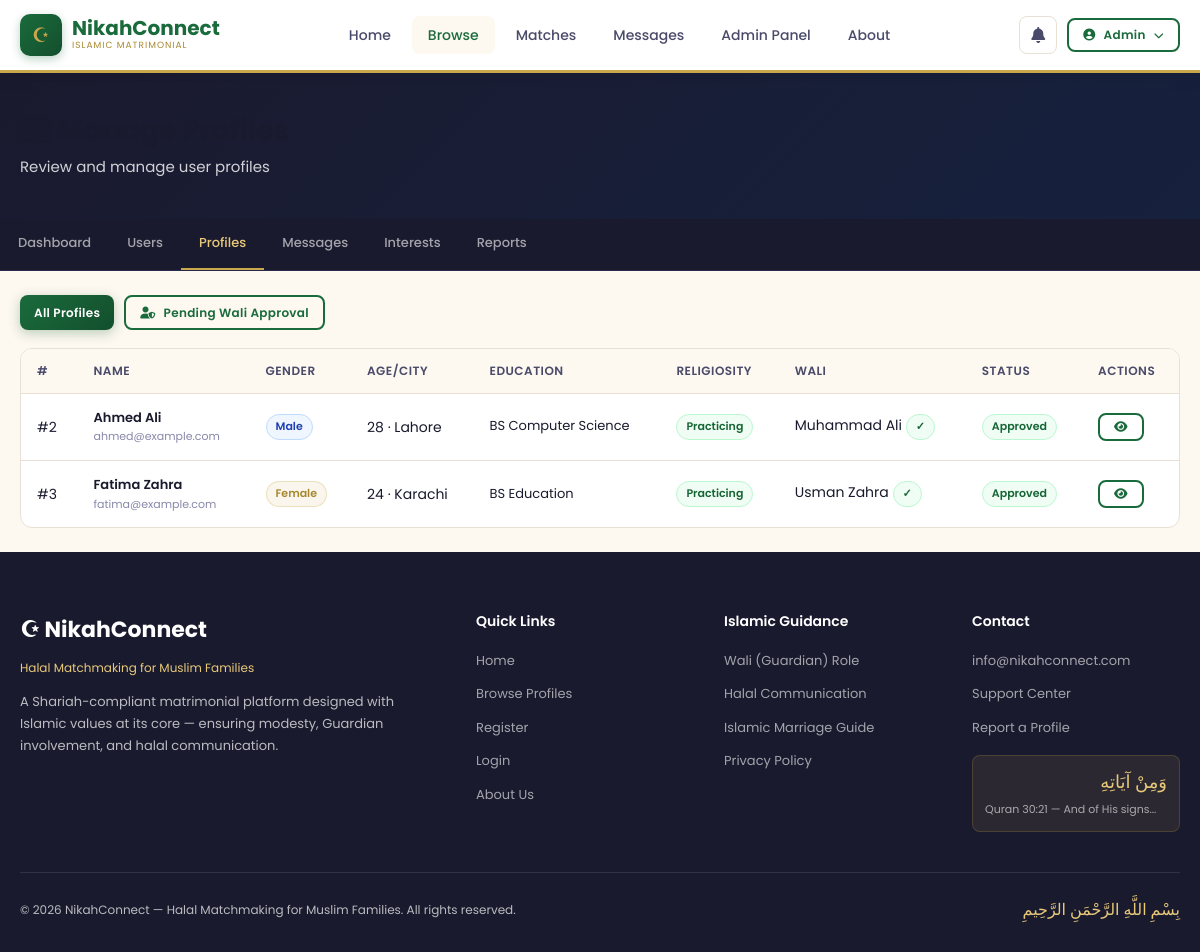
Screenshot of /admin/profiles.php (signed in) with the database file from the repository.
### tables this page shows
CREATE TABLE IF NOT EXISTS users (
    id INT AUTO_INCREMENT PRIMARY KEY,
    full_name VARCHAR(100) NOT NULL,
    email VARCHAR(150) UNIQUE NOT NULL,
    password VARCHAR(255) NOT NULL,
    gender ENUM('male', 'female') NOT NULL,
    role ENUM('user', 'wali', 'parent', 'admin') DEFAULT 'user',
     
    child_id INT NULL,
    guardian_relation VARCHAR(50) NULL,
    is_verified TINYINT(1) DEFAULT 0,
    is_active TINYINT(1) DEFAULT 1,
    profile_complete TINYINT(1) DEFAULT 0,
    created_at TIMESTAMP DEFAULT CURRENT_TIMESTAMP,
    updated_at TIMESTAMP DEFAULT CURRENT_TIMESTAMP ON UPDATE CURRENT_TIMESTAMP
);

CREATE TABLE IF NOT EXISTS profiles (
    id INT AUTO_INCREMENT PRIMARY KEY,
    user_id INT UNIQUE NOT NULL,
    age INT,
    date_of_birth DATE,
    city VARCHAR(100),
    country VARCHAR(100) DEFAULT 'Pakistan',
    marital_status ENUM('never_married', 'divorced', 'widowed') DEFAULT 'never_married',
    education VARCHAR(150),
    occupation VARCHAR(150),
    monthly_income VARCHAR(100),
    height VARCHAR(20),
    complexion VARCHAR(50),
    sect VARCHAR(100),
    religiosity ENUM('practicing', 'moderate', 'learning') DEFAULT 'moderate',
    prayers_per_day ENUM('5_times', '3_times', '1_time', 'occasionally') DEFAULT '5_times',
    hijab_niqab VARCHAR(50),
    beard VARCHAR(50),
    languages VARCHAR(200),
    family_type ENUM('joint', 'nuclear') DEFAULT 'nuclear',
    about_me TEXT,
    about_family TEXT,
    photo VARCHAR(255),
    wali_approved TINYINT(1) DEFAULT 0,
    created_at TIMESTAMP DEFAULT CURRENT_TIMESTAMP,
    updated_at TIMESTAMP DEFAULT CURRENT_TIMESTAMP ON UPDATE CURRENT_TIMESTAMP,
    FOREIGN KEY (user_id) REFERENCES users(id) ON DELETE CASCADE
);

CREATE TABLE IF NOT EXISTS walis (
    id INT AUTO_INCREMENT PRIMARY KEY,
    user_id INT NOT NULL,
    wali_name VARCHAR(100) NOT NULL,
    wali_relation VARCHAR(50) NOT NULL,
    wali_phone VARCHAR(20),
    wali_email VARCHAR(150),
    wali_consent TINYINT(1) DEFAULT 0,
    consent_date TIMESTAMP NULL,
    notes TEXT,
    created_at TIMESTAMP DEFAULT CURRENT_TIMESTAMP,
    FOREIGN KEY (user_id) REFERENCES users(id) ON DELETE CASCADE
);

### includes/db.php (called while the page is built, shortened)
<?php
class Database {
    private static $instance = null;
    public $conn;
    private function __construct() {
        $this->conn = new mysqli(DB_HOST, DB_USER, DB_PASS, DB_NAME);
        $this->conn->set_charset('utf8mb4');
    }
    public static function getInstance() {
        if (!self::$instance) {
            self::$instance = new Database();
        }
        return self::$instance;
    }
    public function query($sql, $params = [], $types = '') {
        if (empty($params)) {
            return $this->conn->query($sql);
        }
        $stmt = $this->conn->prepare($sql);
        if (!empty($params)) {
            if (empty($types)) {
                $types = str_repeat('s', count($params));
            }
            $stmt->bind_param($types, ...$params);
        }
        $stmt->execute();
        return $stmt->get_result();
    }
    public function fetchOne($sql, $params = [], $types = '') {
        $result = $this->query($sql, $params, $types);
        if ($result && $result->num_rows > 0) {
            return $result->fetch_assoc();
        }
        return null;
    }
    public function fetchAll($sql, $params = [], $types = '') {
        $result = $this->query($sql, $params, $types);
        $rows = [];
        if ($result) {
            while ($row = $result->fetch_assoc()) {
                $rows[] = $row;
            }
        }
        return $rows;
    }
}
function db() {
    return Database::getInstance();
}
function isLoggedIn() {
    return isset($_SESSION['user_id']);
}
function currentUser() {
    return db()->fetchOne("SELECT * FROM users WHERE id = ?", [$_SESSION['user_id']]);
}

### admin/profiles.php (the view, shortened to what this page needs)
<?php
require_once '../includes/db.php';
$filter = $_GET['filter'] ?? '';
$where = $filter === 'pending_wali' ? 'WHERE p.wali_approved = 0' : '';
$profiles = db()->fetchAll(
    "SELECT u.full_name, u.email, u.gender, p.*, w.wali_name, w.wali_consent
     FROM profiles p
     JOIN users u ON p.user_id = u.id
     LEFT JOIN walis w ON p.user_id = w.user_id
     $where
     ORDER BY p.created_at DESC"
);
require_once '../includes/header.php';
?>
<div class="page-header" style="background:linear-gradient(135deg,#1a1a2e,#16213e)">
    <div class="container"><h1><i class="fas fa-id-card"></i> Manage Profiles</h1><p>Review and manage user profiles</p></div>
</div>
<div style="background:#1a1a2e;padding:0;border-bottom:1px solid #2a2a4a">
    <div class="container" style="display:flex">
        <?php $adminNav=[['index.php','Dashboard'],['users.php','Users'],['profiles.php','Profiles'],['messages.php','Messages'],['interests.php','Interests'],['reports.php','Reports']];
        $curr=basename($_SERVER['PHP_SELF']);
        foreach($adminNav as $n): ?>
        <a href="<?=SITE_URL?>/admin/<?=$n[0]?>" style="padding:14px 18px;color:<?=$curr===$n[0]?'var(--gold-light)':'rgba(255,255,255,0.6)'?>;font-size:13px;font-weight:500;text-decoration:none;border-bottom:2px solid <?=$curr===$n[0]?'var(--gold)':'transparent'?>"><?=$n[1]?></a>
        <?php endforeach; ?>
    </div>
</div>
<div class="container" style="padding:24px 20px">
    <div style="display:flex;gap:10px;margin-bottom:18px">
        <a href="profiles.php" class="btn <?=$filter===''?'btn-primary':'btn-outline'?> btn-sm">All Profiles</a>
        <a href="profiles.php?filter=pending_wali" class="btn <?=$filter==='pending_wali'?'btn-gold':'btn-outline'?> btn-sm">
            <i class="fas fa-user-shield"></i> Pending Wali Approval
        </a>
    </div>
    <div class="card">
        <div class="table-wrap">
            <table>
                <thead>
                    <tr><th>#</th><th>Name</th><th>Gender</th><th>Age/City</th><th>Education</th><th>Religiosity</th><th>Wali</th><th>Status</th><th>Actions</th></tr>
                </thead>
                <tbody>
                    <?php foreach($profiles as $p): ?>
                    <tr>
                        <td>#<?=$p['user_id']?></td>
                        <td>
                            <div style="font-size:13px;font-weight:600"><?=htmlspecialchars($p['full_name'])?></div>
                            <div style="font-size:11px;color:var(--text-light)"><?=htmlspecialchars($p['email'])?></div>
                        </td>
                        <td><span class="badge badge-<?=$p['gender']==='male'?'info':'gold'?>"><?=ucfirst($p['gender'])?></span></td>
                        <td><?=($p['age']??'?').' · '.htmlspecialchars($p['city']??'N/A')?></td>
                        <td style="font-size:13px"><?=htmlspecialchars($p['education']??'N/A')?></td>
                        <td><span class="badge badge-success"><?=ucfirst($p['religiosity']??'N/A')?></span></td>
                        <td>
                            <?=$p['wali_name']?htmlspecialchars($p['wali_name']):'<span class="badge badge-danger">None</span>'?>
                            <?php if($p['wali_name']): ?>
                            <span class="badge badge-<?=$p['wali_consent']?'success':'warning'?>"><?=$p['wali_consent']?'✓':'Pending'?></span>
                            <?php endif; ?>
                        </td>
                        <td><span class="badge badge-<?=$p['wali_approved']?'success':'warning'?>"><?=$p['wali_approved']?'Approved':'Pending'?></span></td>
                        <td>
                            <div style="display:flex;gap:4px">
                                <a href="<?=SITE_URL?>/view-profile.php?id=<?=$p['user_id']?>" class="btn btn-outline btn-sm"><i class="fas fa-eye"></i></a>
                            </div>
                        </td>
                    </tr>
                    <?php endforeach; ?>
                </tbody>
            </table>
        </div>
    </div>
</div>
<?php require_once '../includes/footer.php'; ?>

### includes/header.php (shortened to what this page needs)
<?php
require_once __DIR__ . '/db.php';
$user = isLoggedIn() ? currentUser() : null;
$currentPage = basename($_SERVER['PHP_SELF']);
?>
<!DOCTYPE html>
<html lang="en">
<head>
    <link rel="stylesheet" href="<?= SITE_URL ?>/assets/css/style.css">
    <link rel="stylesheet" href="https://cdnjs.cloudflare.com/ajax/libs/font-awesome/6.4.0/css/all.min.css">
</head>
<body>
<nav class="navbar">
    <div class="nav-container">
        <a href="<?= SITE_URL ?>/index.php" class="nav-logo">
            <div class="nav-logo-icon">☪</div>
            <div class="nav-logo-text">
                <span class="site-name">NikahConnect</span>
                <span class="tagline">Islamic Matrimonial</span>
            </div>
        </a>
        <div class="nav-links">
            <a href="<?= SITE_URL ?>/index.php" class="<?= $currentPage=='index.php'?'active':'' ?>">Home</a>
            <?php if($user && $user['role']==='parent'): ?>
            <a href="<?= SITE_URL ?>/guardian.php" class="<?= $currentPage=='guardian.php'?'active':'' ?>">Guardian Panel</a>
            <?php else: ?>
            <a href="<?= SITE_URL ?>/profiles.php" class="<?= $currentPage=='profiles.php'?'active':'' ?>">Browse</a>
            <?php if($user): ?>
            <a href="<?= SITE_URL ?>/matches.php" class="<?= $currentPage=='matches.php'?'active':'' ?>">Matches</a>
            <a href="<?= SITE_URL ?>/messages.php" class="<?= $currentPage=='messages.php'?'active':'' ?>">Messages</a>
            <?php if($user['role']==='admin'): ?>
            <a href="<?= SITE_URL ?>/admin/index.php" class="text-gold">Admin Panel</a>
            <?php endif; ?>
            <?php endif; ?>
            <?php endif; ?>
            <a href="<?= SITE_URL ?>/about.php">About</a>
        </div>
        <div class="nav-actions">
            <?php if($user): ?>
            <a href="<?= SITE_URL ?>/notifications.php" class="notif-btn" title="Notifications">
                <i class="fas fa-bell"></i>
            </a>
            <div style="position:relative">
                <button onclick="toggleUserMenu()" class="btn btn-outline btn-sm" style="gap:8px">
                    <i class="fas fa-user-circle"></i>
                    <?= htmlspecialchars(explode(' ', $user['full_name'])[0]) ?>
                    <i class="fas fa-chevron-down" style="font-size:10px"></i>
                </button>
            </div>
            <?php else: ?>
            <a href="<?= SITE_URL ?>/login.php" class="btn btn-outline btn-sm">Login</a>
            <a href="<?= SITE_URL ?>/register.php" class="btn btn-primary btn-sm">Join Free</a>
            <?php endif; ?>
        </div>
    </div>
</nav>

### includes/footer.php (shortened to what this page needs)
<footer class="footer">
    <div class="footer-grid">
        <div class="footer-brand">
            <div class="site-name">☪ NikahConnect</div>
            <div class="tagline">Halal Matchmaking for Muslim Families</div>
            <p>A Shariah-compliant matrimonial platform designed with Islamic values at its core — ensuring modesty, Guardian involvement, and halal communication.</p>
        </div>
        <div>
            <h4>Quick Links</h4>
            <ul>
                <li><a href="<?= SITE_URL ?>/index.php">Home</a></li>
                <li><a href="<?= SITE_URL ?>/profiles.php">Browse Profiles</a></li>
                <li><a href="<?= SITE_URL ?>/register.php">Register</a></li>
                <li><a href="<?= SITE_URL ?>/login.php">Login</a></li>
                <li><a href="<?= SITE_URL ?>/about.php">About Us</a></li>
            </ul>
        </div>
        <div>
            <h4>Islamic Guidance</h4>
            <ul>
                <li><a href="#">Wali (Guardian) Role</a></li>
                <li><a href="#">Halal Communication</a></li>
                <li><a href="#">Islamic Marriage Guide</a></li>
                <li><a href="#">Privacy Policy</a></li>
            </ul>
        </div>
        <div>
            <h4>Contact</h4>
            <ul>
                <li><a href="mailto:<?= SITE_EMAIL ?>"><?= SITE_EMAIL ?></a></li>
                <li><a href="#">Support Center</a></li>
                <li><a href="#">Report a Profile</a></li>
            </ul>
            <div style="margin-top:16px;padding:12px;background:rgba(201,168,76,0.1);border:1px solid rgba(201,168,76,0.2);border-radius:8px">
                <div style="font-family:'Amiri',serif;font-size:18px;color:var(--gold-light);direction:rtl;margin-bottom:4px">وَمِنْ آيَاتِهِ</div>
                <div style="font-size:11px;color:rgba(255,255,255,0.6)">Quran 30:21 — And of His signs...</div>
            </div>
        </div>
    </div>
    <div class="footer-bottom">
        <p>&copy; <?= date('Y') ?> <?= SITE_NAME ?> — Halal Matchmaking for Muslim Families. All rights reserved.</p>
        <div class="arabic-text">بِسْمِ اللَّهِ الرَّحْمَنِ الرَّحِيمِ</div>
    </div>
</footer>
</body>
</html>

### rows the page displays
users: full_name "Admin"
profiles: user "2", user.full_name "Ahmed Ali", user.email "ahmed@example.com", user.gender "Male", age "28", city "Lahore", education "BS Computer Science", religiosity "Practicing", walis.wali_name "Muhammad Ali", wali_approved "Approved"
profiles: user "3", user.full_name "Fatima Zahra", user.email "fatima@example.com", user.gender "Female", age "24", city "Karachi", education "BS Education", religiosity "Practicing", walis.wali_name "Usman Zahra", wali_approved "Approved"

### other values shown
$n[1] "Dashboard"
$n[1] "Users"
$n[1] "Profiles"
$n[1] "Messages"
$n[1] "Interests"
$n[1] "Reports"
SITE_EMAIL "info@nikahconnect.com"
SITE_NAME "NikahConnect"
